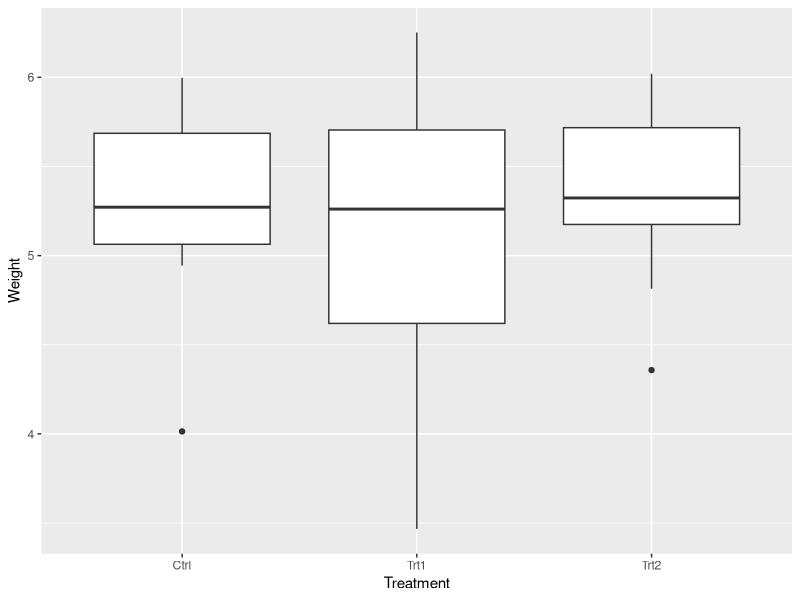

Here is the R script that generated this plot:
## ---- chunk 1
library(sqldf)
library(dplyr)
library(tidyverse)
library(ggplot2)
data("PlantGrowth")
z<-PlantGrowth
## ---- chunk 2
ControlData <- filter(z,group=="ctrl")
mean(ControlData$weight)
sd(ControlData$weight)

Treatment1 <- filter(z,group=="trt1")
mean(Treatment1$weight)
sd(Treatment1$weight)

Treatment2 <- filter(z, group=="trt2")
mean(Treatment2$weight)
sd(Treatment2$weight)

## ---- chunk 3
Ctrl <- rnorm(n=10, mean=5.032, sd
                     =0.58)

Trt1 <- rnorm(n=10, mean=4.66, sd
                     =0.79)
Trt2 <- rnorm(n=10, mean=5.526, sd
                     =0.44)
df <- data.frame(Ctrl,Trt1,Trt2, stringsAsFactors = FALSE)

dff <- df %>% pivot_longer(cols=c('Ctrl', 'Trt1', 'Trt2'),names_to='Treatment',values_to='Weight') 

## ---- chunk 4
original.aov <- aov(Weight ~ Treatment, data = dff)
summary(original.aov)

ggplot(dff, aes(x = Treatment, y = Weight)) +
  geom_boxplot()

## ---- chunk 5
Ctrl <- rnorm(n=10, mean=1.032, sd
              =0.58)

Trt1 <- rnorm(n=10, mean=6.66, sd
              =0.79)
Trt2 <- rnorm(n=10, mean=5.526, sd
              =0.44)
df <- data.frame(Ctrl,Trt1,Trt2, stringsAsFactors = FALSE)

dff2 <- df %>% pivot_longer(cols=c('Ctrl', 'Trt1', 'Trt2'),names_to='Treatment',values_to='Weight') 

aov2 <- aov(Weight ~ Treatment, data = dff2)
summary(aov2)
